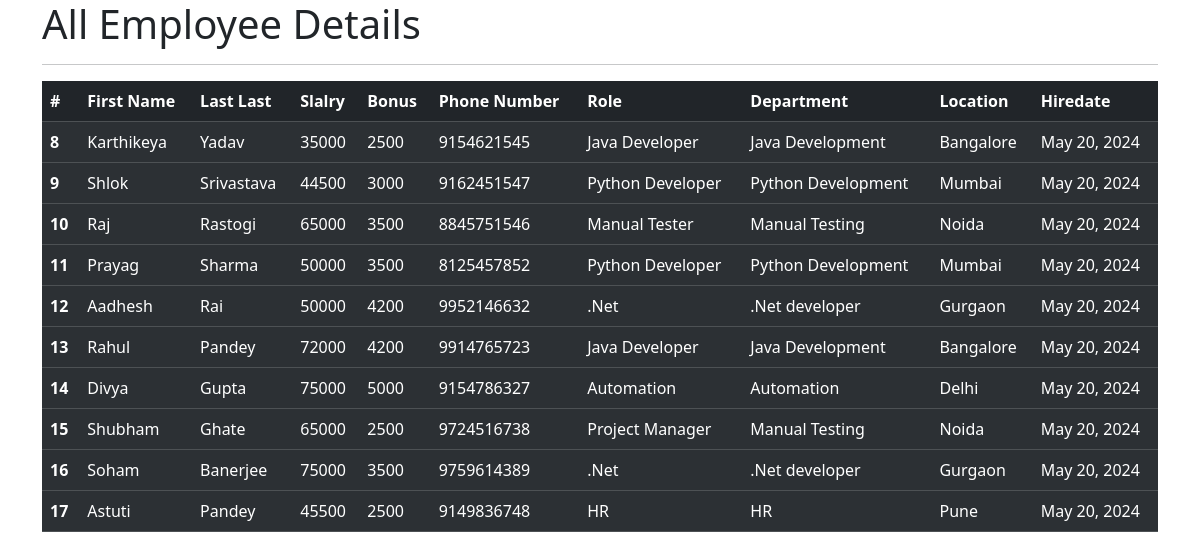
The app's page /all_emp with its own data.
### emp_app/models.py (models this page shows, shortened)
class Employee(models.Model):
    first_name = models.CharField(max_length=100, null = False)
    last_name = models.CharField(max_length=100)
    dept = models.ForeignKey(Department, on_delete=models.CASCADE)
    salary = models.IntegerField(default=0)
    bonus = models.IntegerField(default=0)
    role = models.ForeignKey(Role, on_delete = models.CASCADE)
    phone = models.IntegerField(default=0)
    hire_date = models.DateField()
    def __str__(self) -> str:
        return "%s %s %s" %(self.first_name, self.last_name, self.phone)

class Role(models.Model):
    name = models.CharField(max_length=100, null = False)

class Department(models.Model):
    name = models.CharField(max_length=100, null = False)
    location = models.CharField(max_length=100)

### emp_app/views.py (the view)
# urls.py: path('all_emp', views.all_emp, name = 'all_emp'),
def all_emp(request):
    emps = Employee.objects.all()
    context = {
        'emps' : emps
    }
    print(context)
    return render(request, 'all_emp.html', context)

### emp_app/templates/all_emp.html (shortened to what this page needs)
<!DOCTYPE html>
<html>
    <head>
        <link href="https://cdn.jsdelivr.net/npm/bootstrap@5.3.3/dist/css/bootstrap.min.css" rel="stylesheet">
        <link rel="stylesheet" href="">
    </head>
    <body>
    <div class ='container'>
            <h1>All Employee Details</h1>
        <hr>
        <table class="table table-dark table-striped">
            <thead>
              <tr>
                <th scope="col">#</th>
                <th scope="col">First Name</th>
                <th scope="col">Last Last</th>
                <th scope="col">Slalry</th>
                <th scope="col">Bonus</th>
                <th scope="col">Phone Number</th>
                <th scope="col">Role</th>
                <th scope="col">Department</th>
                <th scope="col">Location</th>
                <th scope="col">Hiredate</th>
              </tr>
            </thead>
                    {% for emp in emps %}
            <tbody>
              <tr>
                <th scope="row">{{emp.id}}</th>
                <td>{{emp.first_name}}</td>
                <td>{{emp.last_name}}</td>
                <td>{{emp.salary}}</td>
                <td>{{emp.bonus}}</td>
                <td>{{emp.phone}}</td>
                <td>{{emp.role.name}}</td>
                <td>{{emp.dept.name}}</td>
                <td>{{emp.dept.location}}</td>
                <td>{{emp.hire_date}}</td>
              </tr>
            </tbody>
                    {% endfor %}
          </table>
        </div>
    </body>
</html>

### records on screen
Employee: id "8", first_name "Karthikeya", last_name "Yadav", salary "35000", bonus "2500", phone "9154621545", role.name "Java Developer", dept.name "Java Development", dept.location "Bangalore", hire_date "May 20, 2024"
Employee: id "9", first_name "Shlok", last_name "Srivastava", salary "44500", bonus "3000", phone "9162451547", role.name "Python Developer", dept.name "Python Development", dept.location "Mumbai", hire_date "May 20, 2024"
Employee: id "10", first_name "Raj", last_name "Rastogi", salary "65000", bonus "3500", phone "8845751546", role.name "Manual Tester", dept.name "Manual Testing", dept.location "Noida", hire_date "May 20, 2024"
Employee: id "11", first_name "Prayag", last_name "Sharma", salary "50000", bonus "3500", phone "8125457852", role.name "Python Developer", dept.name "Python Development", dept.location "Mumbai", hire_date "May 20, 2024"
Employee: id "12", first_name "Aadhesh", last_name "Rai", salary "50000", bonus "4200", phone "9952146632", role.name ".Net", dept.name ".Net developer", dept.location "Gurgaon", hire_date "May 20, 2024"
Employee: id "13", first_name "Rahul", last_name "Pandey", salary "72000", bonus "4200", phone "9914765723", role.name "Java Developer", dept.name "Java Development", dept.location "Bangalore", hire_date "May 20, 2024"
Employee: id "14", first_name "Divya", last_name "Gupta", salary "75000", bonus "5000", phone "9154786327", role.name "Automation", dept.name "Automation", dept.location "Delhi", hire_date "May 20, 2024"
Employee: id "15", first_name "Shubham", last_name "Ghate", salary "65000", bonus "2500", phone "9724516738", role.name "Project Manager", dept.name "Manual Testing", dept.location "Noida", hire_date "May 20, 2024"
Employee: id "16", first_name "Soham", last_name "Banerjee", salary "75000", bonus "3500", phone "9759614389", role.name ".Net", dept.name ".Net developer", dept.location "Gurgaon", hire_date "May 20, 2024"
Employee: id "17", first_name "Astuti", last_name "Pandey", salary "45500", bonus "2500", phone "9149836748", role.name "HR", dept.name "HR", dept.location "Pune", hire_date "May 20, 2024"
